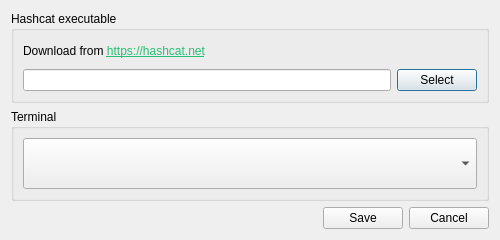
<?xml version="1.0" encoding="UTF-8"?>
<ui version="4.0">
 <class>SettingsDialog</class>
 <widget class="QDialog" name="SettingsDialog">
  <property name="geometry">
   <rect>
    <x>0</x>
    <y>0</y>
    <width>500</width>
    <height>240</height>
   </rect>
  </property>
  <property name="sizePolicy">
   <sizepolicy hsizetype="Fixed" vsizetype="Fixed">
    <horstretch>0</horstretch>
    <verstretch>0</verstretch>
   </sizepolicy>
  </property>
  <property name="minimumSize">
   <size>
    <width>500</width>
    <height>240</height>
   </size>
  </property>
  <property name="maximumSize">
   <size>
    <width>500</width>
    <height>240</height>
   </size>
  </property>
  <property name="windowTitle">
   <string>Settings</string>
  </property>
  <property name="windowIcon">
   <iconset resource="resources.qrc">
    <normaloff>:/images/icon_hashcat.png</normaloff>:/images/icon_hashcat.png</iconset>
  </property>
  <property name="modal">
   <bool>true</bool>
  </property>
  <layout class="QGridLayout" name="gridLayout_2">
   <item row="0" column="0">
    <layout class="QVBoxLayout" name="verticalLayout">
     <property name="sizeConstraint">
      <enum>QLayout::SizeConstraint::SetDefaultConstraint</enum>
     </property>
     <item>
      <widget class="QGroupBox" name="groupBox_hc_path">
       <property name="sizePolicy">
        <sizepolicy hsizetype="Expanding" vsizetype="Preferred">
         <horstretch>0</horstretch>
         <verstretch>0</verstretch>
        </sizepolicy>
       </property>
       <property name="autoFillBackground">
        <bool>false</bool>
       </property>
       <property name="styleSheet">
        <string notr="true"/>
       </property>
       <property name="title">
        <string>Hashcat executable</string>
       </property>
       <property name="flat">
        <bool>false</bool>
       </property>
       <property name="checkable">
        <bool>false</bool>
       </property>
       <layout class="QGridLayout" name="gridLayout">
        <item row="1" column="0">
         <layout class="QHBoxLayout" name="horizontalLayout">
          <property name="sizeConstraint">
           <enum>QLayout::SizeConstraint::SetNoConstraint</enum>
          </property>
          <item>
           <widget class="QLineEdit" name="lineEdit_hc_path">
            <property name="readOnly">
             <bool>true</bool>
            </property>
           </widget>
          </item>
          <item>
           <widget class="QPushButton" name="pushButton_settings_select_path">
            <property name="text">
             <string>Select</string>
            </property>
           </widget>
          </item>
         </layout>
        </item>
        <item row="0" column="0">
         <widget class="QLabel" name="label">
          <property name="text">
           <string>&lt;html&gt;&lt;head/&gt;&lt;body&gt;&lt;p&gt;Download from &lt;a href=&quot;https://hashcat.net&quot;&gt;&lt;span style=&quot; text-decoration: underline; color:#27bf73;&quot;&gt;https://hashcat.net&lt;/span&gt;&lt;/a&gt;&lt;/p&gt;&lt;/body&gt;&lt;/html&gt;</string>
          </property>
         </widget>
        </item>
       </layout>
      </widget>
     </item>
     <item>
      <widget class="QGroupBox" name="groupBox_terminal">
       <property name="sizePolicy">
        <sizepolicy hsizetype="Expanding" vsizetype="Preferred">
         <horstretch>0</horstretch>
         <verstretch>0</verstretch>
        </sizepolicy>
       </property>
       <property name="styleSheet">
        <string notr="true"/>
       </property>
       <property name="title">
        <string>Terminal</string>
       </property>
       <layout class="QGridLayout" name="gridLayout_3">
        <item row="0" column="0">
         <widget class="QComboBox" name="comboBox_terminal">
          <property name="enabled">
           <bool>true</bool>
          </property>
          <property name="sizePolicy">
           <sizepolicy hsizetype="Expanding" vsizetype="Preferred">
            <horstretch>0</horstretch>
            <verstretch>0</verstretch>
           </sizepolicy>
          </property>
          <property name="minimumSize">
           <size>
            <width>0</width>
            <height>0</height>
           </size>
          </property>
          <property name="maximumSize">
           <size>
            <width>16777215</width>
            <height>16777215</height>
           </size>
          </property>
         </widget>
        </item>
       </layout>
      </widget>
     </item>
     <item>
      <layout class="QHBoxLayout" name="horizontalLayout_2">
       <item>
        <spacer name="horizontalSpacer">
         <property name="orientation">
          <enum>Qt::Orientation::Horizontal</enum>
         </property>
         <property name="sizeHint" stdset="0">
          <size>
           <width>40</width>
           <height>20</height>
          </size>
         </property>
        </spacer>
       </item>
       <item>
        <widget class="QPushButton" name="pushButton_save">
         <property name="text">
          <string>Save</string>
         </property>
        </widget>
       </item>
       <item>
        <widget class="QPushButton" name="pushButton_cancel">
         <property name="text">
          <string>Cancel</string>
         </property>
        </widget>
       </item>
      </layout>
     </item>
    </layout>
   </item>
  </layout>
 </widget>
 <resources>
  <include location="resources.qrc"/>
 </resources>
 <connections/>
</ui>
